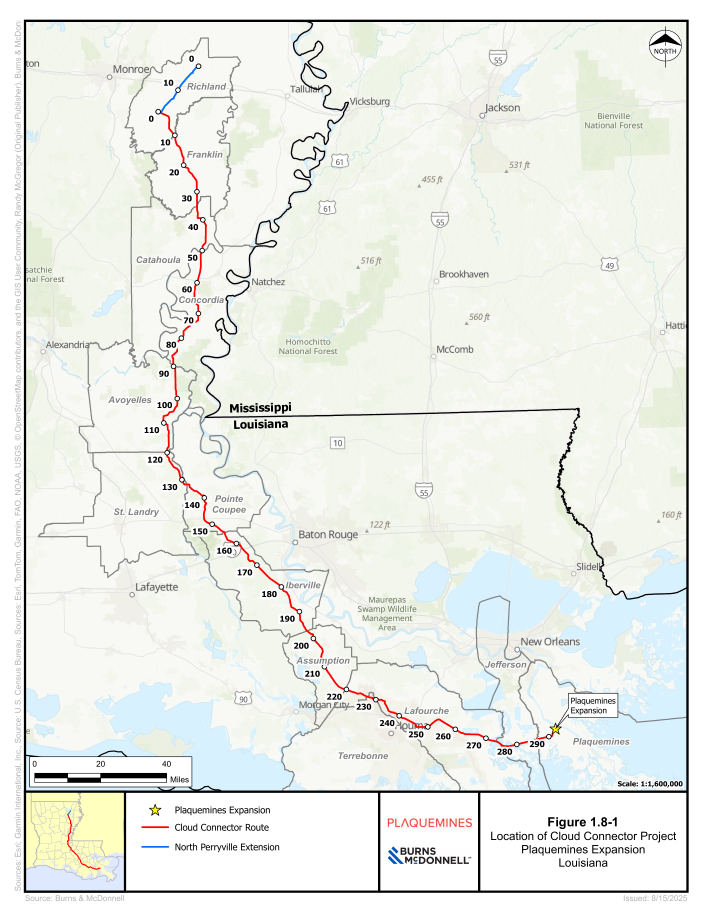
#> input picture batches/united-states-gas/staging/route-creation-newrows-20261020/traces/P8110/map250.png, 2125 x 2750 px (shown at 1/3 size)
$ python trace_red.py
#> lines starting #> are read from the running program, lines starting #| are printed output that depends on the picture; after the words box and inside, x2 and y2 are one past the last pixel; in counts of white or black regions, pixels touching at a corner belong together
"""Extract the red Cloud Connector line from map250.png as a pixel polyline (pixels only)."""
import json, numpy as np, sys
from PIL import Image
from skimage.morphology import skeletonize
from scipy import ndimage as ndi
im = np.array(Image.open('map250.png').convert('RGB')).astype(int)
r,g,b = im[...,0],im[...,1],im[...,2]
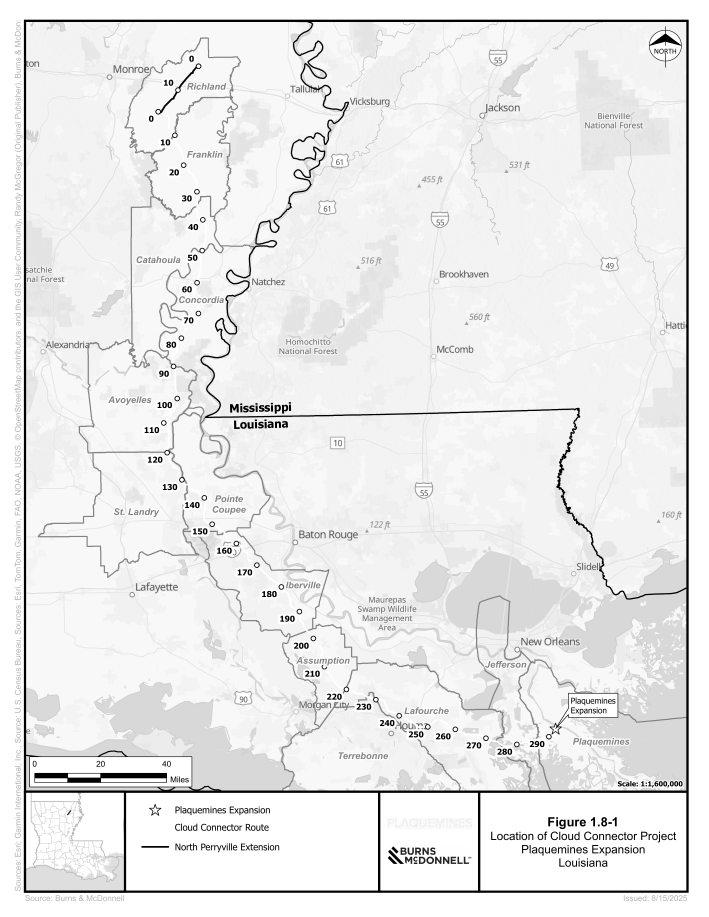
#> r: shape (2750, 2125) int64 (shown at 1/3 size); min 0, max 255, mean 234.5
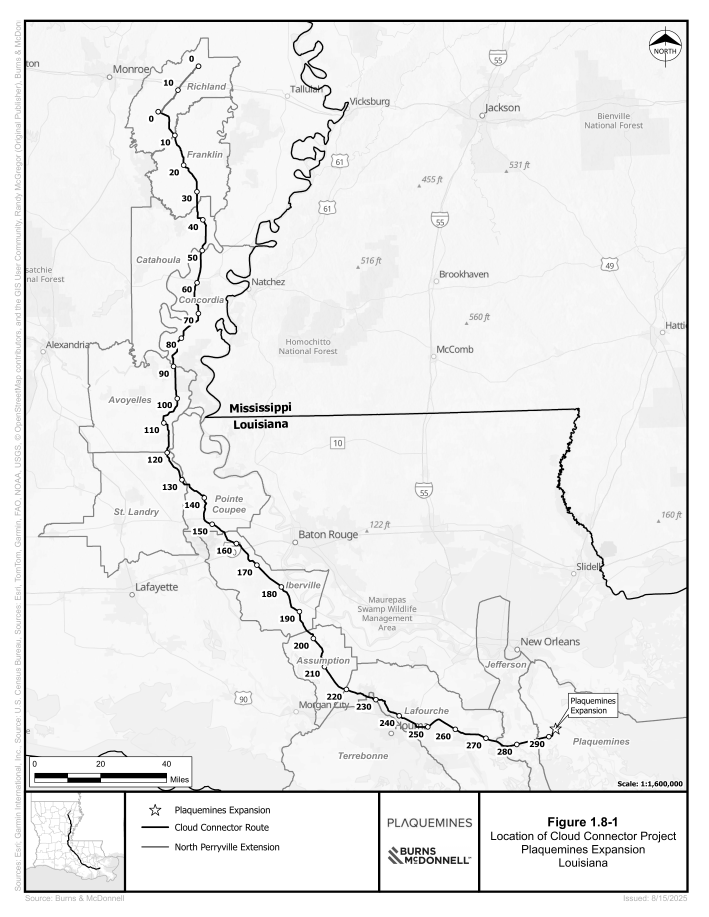
#> g: shape (2750, 2125) int64 (shown at 1/3 size); min 0, max 255, mean 237.2
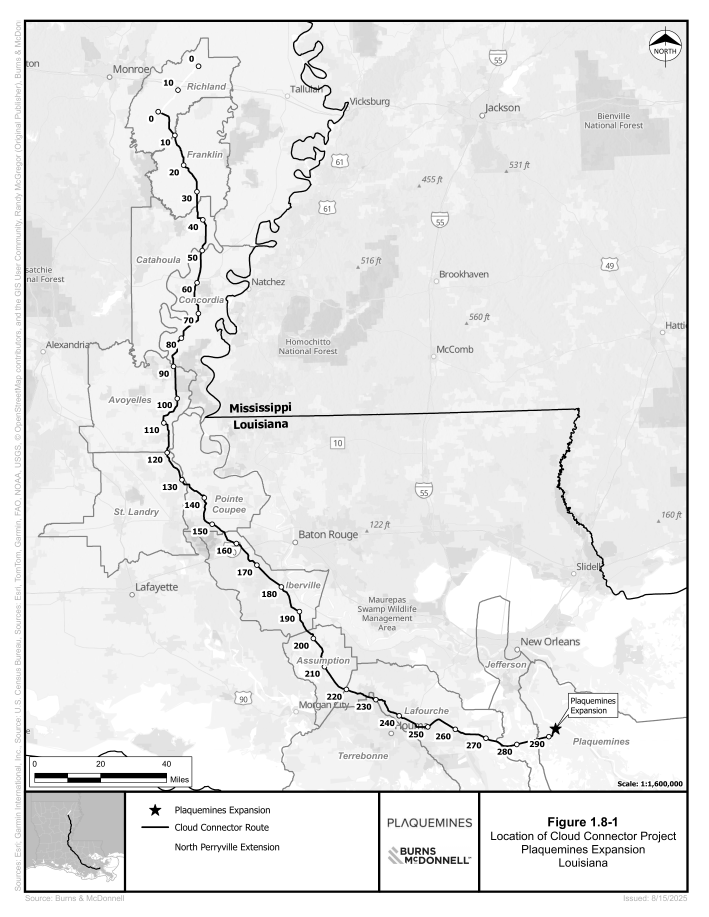
#> b: shape (2750, 2125) int64 (shown at 1/3 size); min 0, max 255, mean 232
mask = (r>200)&(g<60)&(b<60)
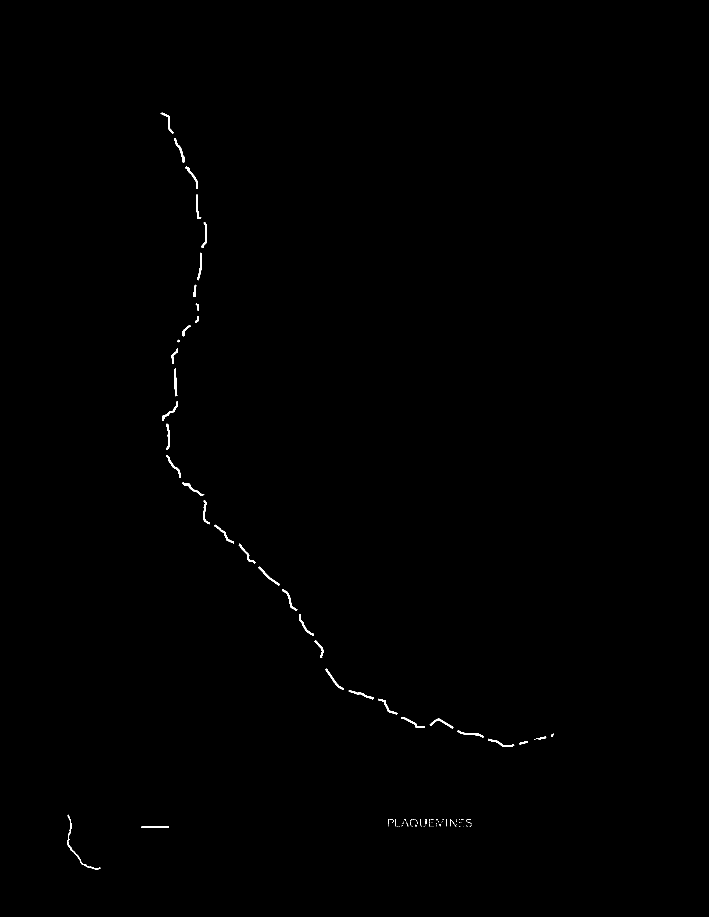
#> mask: shape (2750, 2125) bool (shown at 1/3 size); 0.21% white; 97 white regions (53 under 20 px), largest, box (x1, y1, x2, y2) and area: (201, 2444, 301, 2609) 702, (424, 2479, 507, 2484) 410, (775, 1700, 840, 1757) 409
mask[2370:,:]=False   # legend and title block
#> mask: shape (2750, 2125) bool; 0.19% white; 35 white regions (1 under 20 px), largest, box (x1, y1, x2, y2) and area: (775, 1700, 840, 1757) 409, (976, 2006, 1032, 2069) 409, (499, 1366, 543, 1434) 405
mask[:, :70]=False
print(mask.sum())
#| 10964
lab,n = ndi.label(mask, structure=np.ones((3,3)))
#> lab: shape (2750, 2125) int32; 36 distinct labels, from 0 to 35
#> n = 35
sizes = ndi.sum(mask,lab,range(1,n+1))
#> sizes = 35 values, max 409 at index 20, min 5 at index 33, mean 313.3
print(n, sorted(sizes)[-8:])
#| 35 [401.0, 402.0, 403.0, 403.0, 405.0, 405.0, 409.0, 409.0]
# keep components larger than 150 px
keep = np.zeros_like(mask)
for i,s in enumerate(sizes,1):
    if s>25: keep|=lab==i
#> this loop made 35 passes
#> s on passes 1 to 12: 388, 398, 401, 376, 389, 390, 166, 109, 104, 196, 35, 257
#> pass 1, `if s>25: keep|=lab==i`:
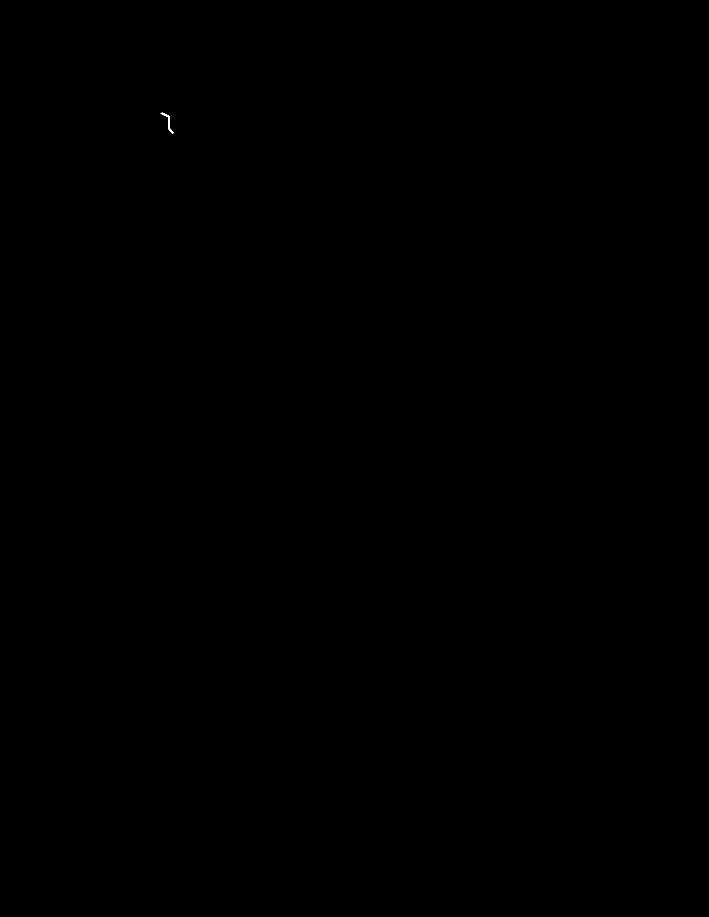
#> keep: shape (2750, 2125) bool (shown at 1/3 size); 0.01% white; 1 white region, box (x1, y1, x2, y2) and area: (482, 338, 521, 402) 388
#> after the loop:
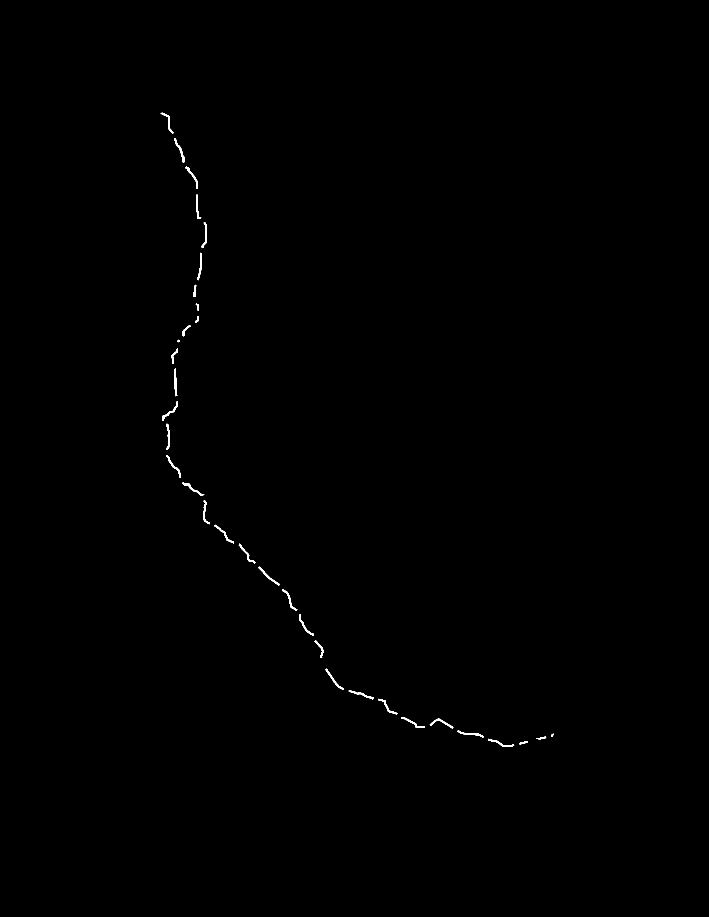
#> keep: shape (2750, 2125) bool (shown at 1/3 size); 0.19% white; 34 white regions, largest, box (x1, y1, x2, y2) and area: (775, 1700, 840, 1757) 409, (976, 2006, 1032, 2069) 409, (499, 1366, 543, 1434) 405
sk = skeletonize(keep)
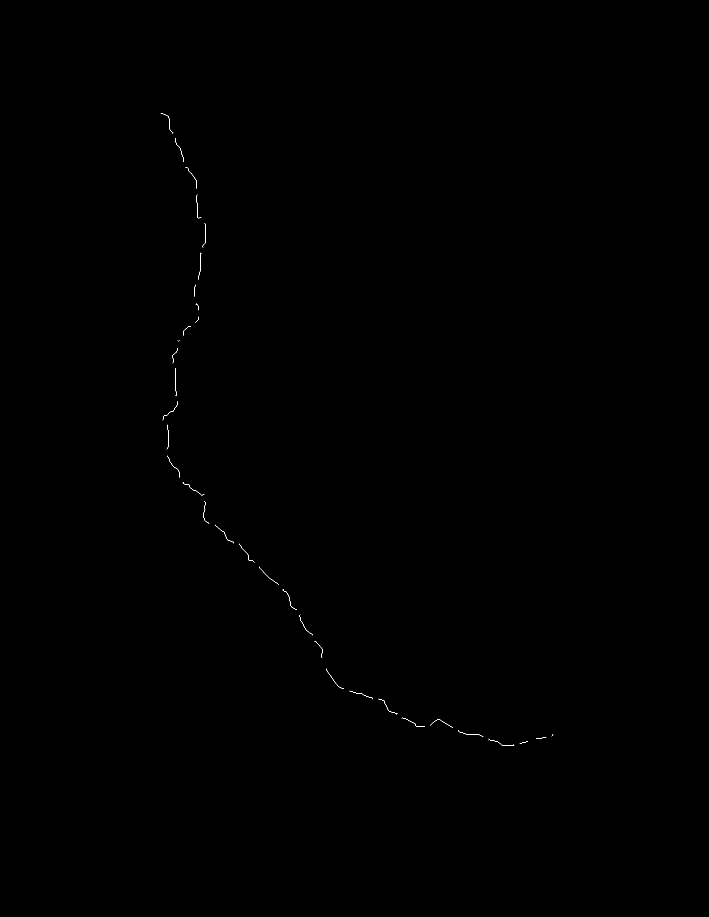
#> sk: shape (2750, 2125) bool (shown at 1/3 size); 0.04% white in thin lines or dots, all inside (x1, y1, x2, y2) = (482, 340, 1660, 2238)
ys,xs = np.nonzero(sk)
#> ys = 2071 values from 340 to 2237; xs = 2071 values, max 1659 at index 1902, min 482 at index 0, mean 818.3
print(len(xs))
#| 2071
np.save('skel.npy', np.stack([xs,ys],1))
Image.fromarray((keep*255).astype('uint8')).save('mask.png')

$ run again, with batches/united-states-gas/staging/route-creation-newrows-20261020/traces/P8110/c1.png copied over batches/united-states-gas/staging/route-creation-newrows-20261020/traces/P8110/map250.png
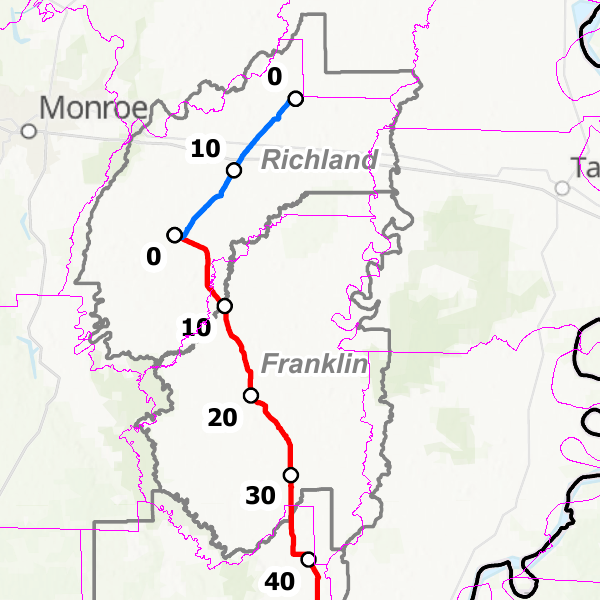
#> input picture batches/united-states-gas/staging/route-creation-newrows-20261020/traces/P8110/c1.png, 600 x 600 px
#> `mask = (r>200)&(g<60)&(b<60)`:
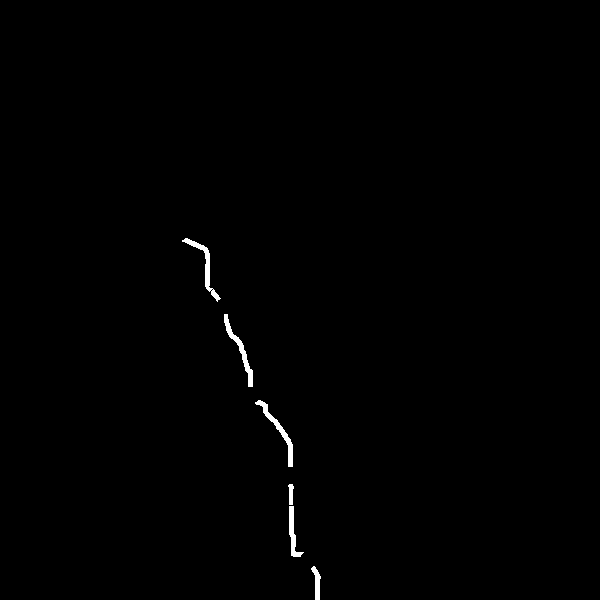
#> mask: shape (600, 600) bool; 0.48% white; 6 white regions, box (x1, y1, x2, y2) and area: (255, 400, 293, 467) 401, (224, 314, 253, 387) 398, (182, 238, 221, 302) 380, (289, 506, 304, 557) 283, (311, 566, 321, 600) 174, (288, 484, 294, 505) 89
#| 1725
#> lab: shape (600, 600) int32; 7 distinct labels, from 0 to 6
#> n = 6
#> sizes = [380, 398, 401, 89, 283, 174]
#| 6 [89.0, 174.0, 283.0, 380.0, 398.0, 401.0]
#> the loop `for i,s in enumerate(sizes,1):` made 6 passes
#> s on passes 1 to 6: 380, 398, 401, 89, 283, 174
#> pass 3, `if s>25: keep|=lab==i`:
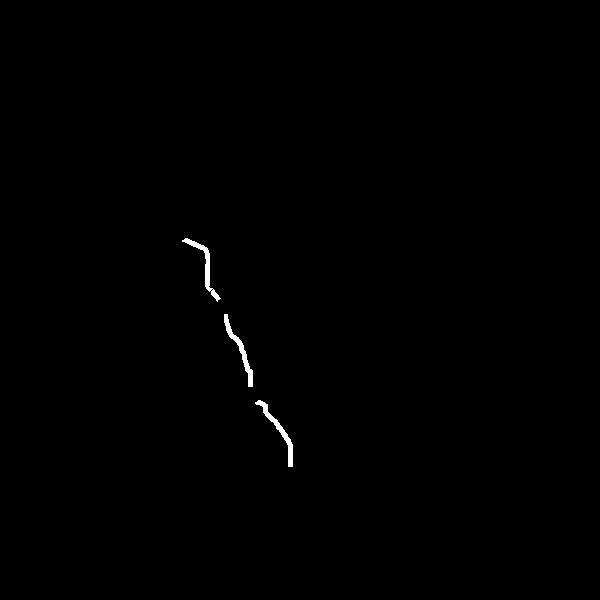
#> keep: shape (600, 600) bool; 0.33% white; 3 white regions, box (x1, y1, x2, y2) and area: (255, 400, 293, 467) 401, (224, 314, 253, 387) 398, (182, 238, 221, 302) 380
#> sk: shape (600, 600) bool; 0.09% white in thin lines or dots, all inside (x1, y1, x2, y2) = (182, 240, 318, 599)
#> ys = 333 values from 240 to 598; xs = 333 values, max 317 at index 310, min 182 at index 0, mean 258
#| 333

$ run again, with batches/united-states-gas/staging/route-creation-newrows-20261020/traces/P8110/c3.png copied over batches/united-states-gas/staging/route-creation-newrows-20261020/traces/P8110/map250.png
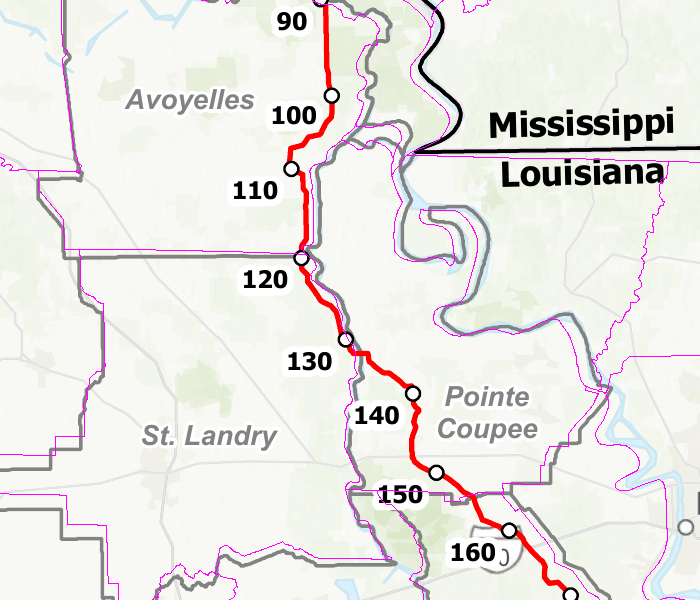
#> input picture batches/united-states-gas/staging/route-creation-newrows-20261020/traces/P8110/c3.png, 700 x 600 px
#> `mask = (r>200)&(g<60)&(b<60)`:
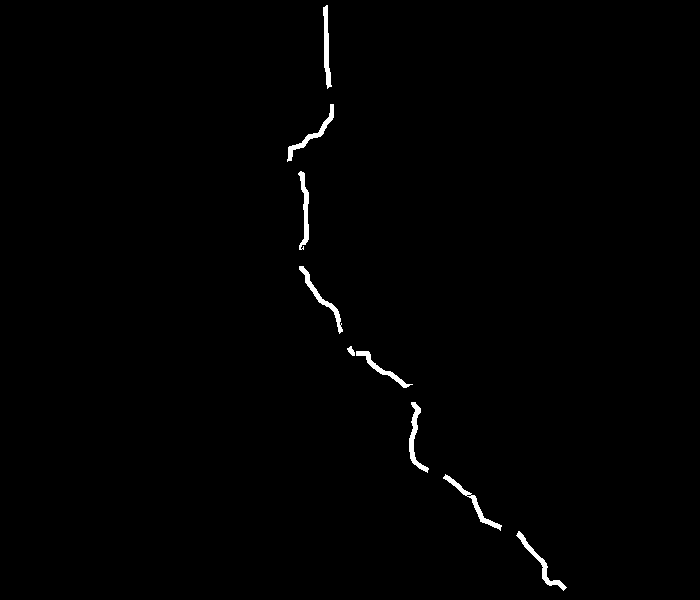
#> mask: shape (600, 700) bool; 0.75% white; 9 white regions, largest, box (x1, y1, x2, y2) and area: (409, 402, 429, 473) 403, (516, 531, 567, 591) 400, (299, 266, 343, 334) 399
#| 3138
#> lab: shape (600, 700) int32; 10 distinct labels, from 0 to 9
#> n = 9
#> sizes = [391, 392, 380, 399, 46, 333, 403, 394, 400]
#| 9 [333.0, 380.0, 391.0, 392.0, 394.0, 399.0, 400.0, 403.0]
#> the loop `for i,s in enumerate(sizes,1):` made 9 passes
#> s on passes 1 to 8: 391, 392, 380, 399, 46, 333, 403, 394
#> `sk = skeletonize(keep)`:
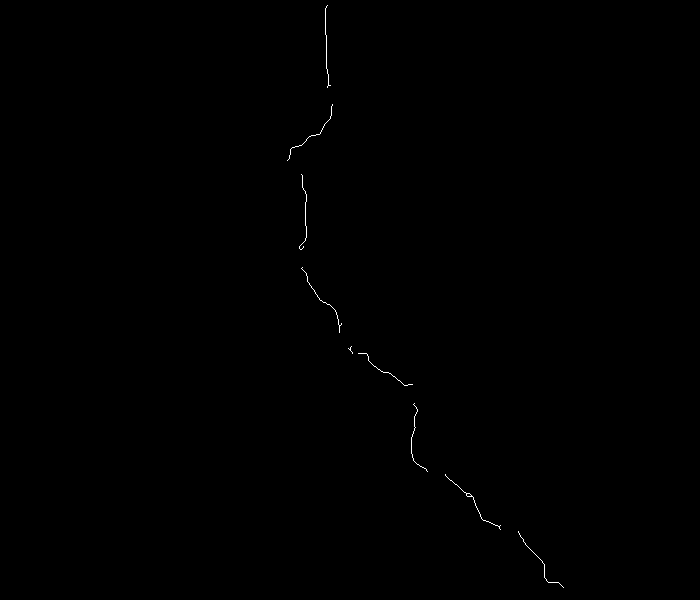
#> sk: shape (600, 700) bool; 0.14% white in thin lines or dots, all inside (x1, y1, x2, y2) = (287, 5, 564, 588)
#> ys = 601 values from 5 to 587; xs = 601 values, max 563 at index 600, min 287 at index 156, mean 381.4
#| 601
